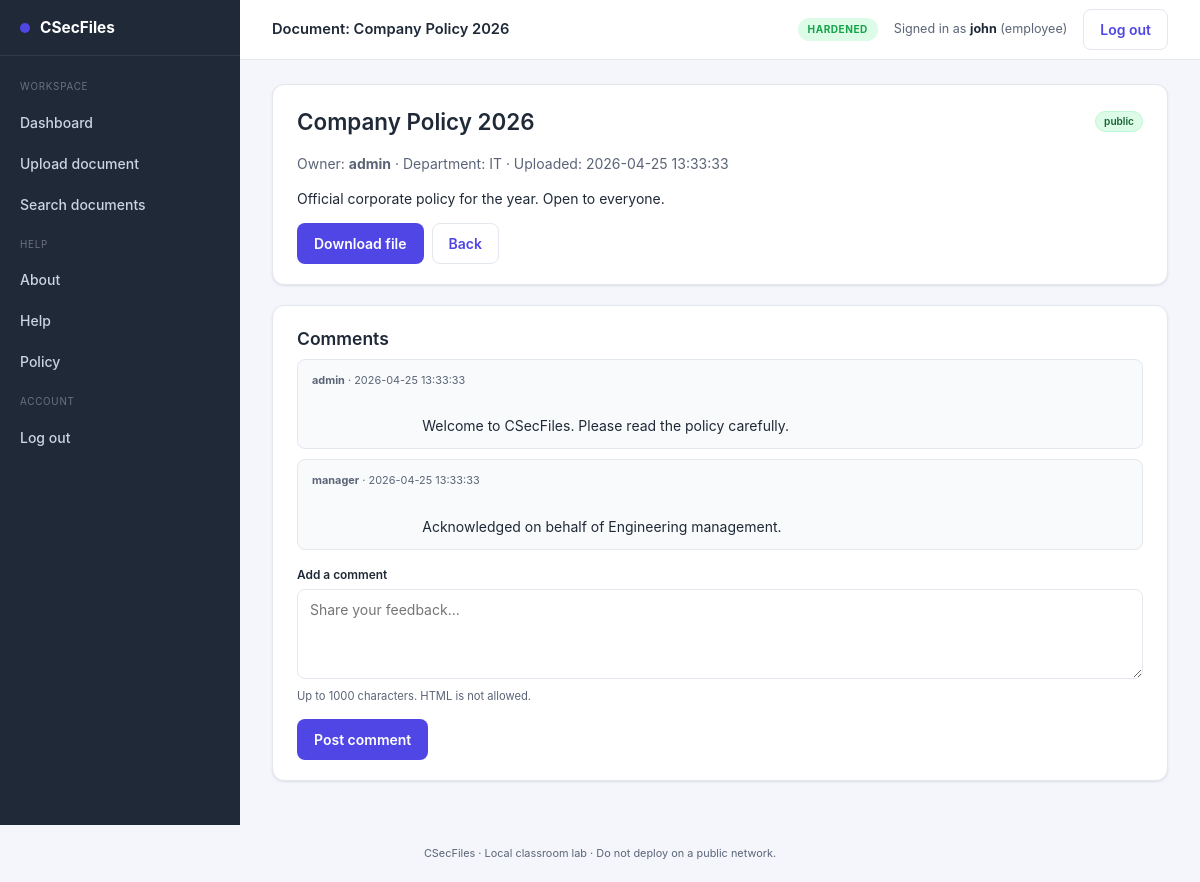
The app's page /hardened/view_document.php?id=1 (signed in) with its own data.
### tables this page shows
CREATE TABLE `documents` (
    `id`           INT UNSIGNED NOT NULL AUTO_INCREMENT,
    `title`        VARCHAR(200)  NOT NULL,
    `description`  TEXT          NULL,
    `file_name`    VARCHAR(255)  NOT NULL,
    `file_path`    VARCHAR(500)  NOT NULL,
    `owner_id`     INT UNSIGNED  NOT NULL,
    `department`   VARCHAR(80)   NOT NULL DEFAULT 'General',
    `visibility`   ENUM('private','department','public') NOT NULL DEFAULT 'private',
    `created_at`   DATETIME      NOT NULL DEFAULT CURRENT_TIMESTAMP,
    PRIMARY KEY (`id`),
    KEY `idx_owner` (`owner_id`),
    KEY `idx_department` (`department`),
    CONSTRAINT `fk_documents_owner`
        FOREIGN KEY (`owner_id`) REFERENCES `users`(`id`)
        ON DELETE CASCADE ON UPDATE CASCADE
);

CREATE TABLE `users` (
    `id`                       INT UNSIGNED NOT NULL AUTO_INCREMENT,
    `full_name`                VARCHAR(150)  NOT NULL,
    `email`                    VARCHAR(190)  NOT NULL,
    `username`                 VARCHAR(60)   NOT NULL,
    `password`                 VARCHAR(255)  NOT NULL,
    `role`                     ENUM('admin','manager','employee') NOT NULL DEFAULT 'employee',
    `department`               VARCHAR(80)   NOT NULL DEFAULT 'General',
    `failed_login_attempts`    INT UNSIGNED  NOT NULL DEFAULT 0,
    `last_failed_login`        DATETIME      NULL DEFAULT NULL,
    `locked_until`             DATETIME      NULL DEFAULT NULL,
    `created_at`               DATETIME      NOT NULL DEFAULT CURRENT_TIMESTAMP,
    PRIMARY KEY (`id`),
    UNIQUE KEY `uniq_username` (`username`),
    UNIQUE KEY `uniq_email` (`email`)
);

CREATE TABLE `comments` (
    `id`           INT UNSIGNED NOT NULL AUTO_INCREMENT,
    `document_id`  INT UNSIGNED NOT NULL,
    `user_id`      INT UNSIGNED NOT NULL,
    `comment`      TEXT NOT NULL,
    `created_at`   DATETIME NOT NULL DEFAULT CURRENT_TIMESTAMP,
    PRIMARY KEY (`id`),
    KEY `idx_document` (`document_id`),
    KEY `idx_user` (`user_id`),
    CONSTRAINT `fk_comments_document`
        FOREIGN KEY (`document_id`) REFERENCES `documents`(`id`)
        ON DELETE CASCADE ON UPDATE CASCADE,
    CONSTRAINT `fk_comments_user`
        FOREIGN KEY (`user_id`) REFERENCES `users`(`id`)
        ON DELETE CASCADE ON UPDATE CASCADE
);

### hardened/config/security.php (called while the page is built, shortened)
<?php
function e($value) {
    return htmlspecialchars((string)$value, ENT_QUOTES, 'UTF-8');
}
function is_logged_in() {
    return isset($_SESSION['user_id']);
}
function current_user(PDO $pdo) {
    $stmt = $pdo->prepare("SELECT * FROM users WHERE id = :id LIMIT 1");
    $stmt->execute([':id' => (int)$_SESSION['user_id']]);
    $row = $stmt->fetch();
    return $row ?: null;
}

### hardened/view_document.php (the view, shortened to what this page needs)
<?php
require_once __DIR__ . '/config/db.php';
$current_user = current_user($pdo);
$id = (int)($_GET['id'] ?? 0);
$stmt = $pdo->prepare(
    "SELECT d.*, u.username AS owner_name
     FROM documents d
     JOIN users u ON u.id = d.owner_id
     WHERE d.id = :id LIMIT 1"
);
$stmt->execute([':id' => $id]);
$doc = $stmt->fetch();
$cstmt = $pdo->prepare(
    "SELECT c.*, u.username
     FROM comments c
     JOIN users u ON u.id = c.user_id
     WHERE c.document_id = :id
     ORDER BY c.created_at ASC"
);
$cstmt->execute([':id' => (int)$doc['id']]);
$comments = $cstmt->fetchAll();
$APP_VARIANT = 'hardened';
$PAGE_TITLE  = 'Document: ' . $doc['title'];
require __DIR__ . '/includes/header.php';
require __DIR__ . '/includes/sidebar.php';
?>
<main class="app__main">
    <div class="card">
        <div class="card__title">
            <h1 style="margin:0;"><?php echo e($doc['title']); ?></h1>
            <span class="badge badge--<?php echo e($doc['visibility']); ?>">
                <?php echo e($doc['visibility']); ?>
            </span>
        </div>
        <p class="muted">
            Owner: <strong><?php echo e($doc['owner_name']); ?></strong>
            &middot; Department: <?php echo e($doc['department']); ?>
            &middot; Uploaded: <?php echo e($doc['created_at']); ?>
        </p>
        <p><?php echo e($doc['description']); ?></p>
        <div class="row-actions">
            <a class="btn" href="download.php?id=<?php echo (int)$doc['id']; ?>">Download file</a>
            <a class="btn btn--ghost" href="dashboard.php">Back</a>
        </div>
    </div>
    <div class="card">
        <h2>Comments</h2>
        <?php if (!$comments): ?>
            <p class="muted">No comments yet. Be the first to add one.</p>
        <?php else: ?>
            <ul class="comment-list">
                <?php foreach ($comments as $c): ?>
                    <li class="comment">
                        <div class="comment__meta">
                            <strong><?php echo e($c['username']); ?></strong>
                            &middot; <?php echo e($c['created_at']); ?>
                        </div>
                        <div class="comment__body">
                            <?php
                            echo nl2br(e($c['comment']));
                            ?>
                        </div>
                    </li>
                <?php endforeach; ?>
            </ul>
        <?php endif; ?>
        <form method="post" action="comments.php" class="form form--wide" style="margin-top:16px;">
            <div class="form__row">
                <label class="form__label" for="comment">Add a comment</label>
                <textarea class="textarea" id="comment" name="comment"
                          placeholder="Share your feedback..."
                          required maxlength="1000"></textarea>
                <div class="form__hint">Up to 1000 characters. HTML is not allowed.</div>
            </div>
            <button class="btn" type="submit">Post comment</button>
        </form>
    </div>
</main>
<?php require __DIR__ . '/includes/footer.php'; ?>

### hardened/includes/header.php (shortened to what this page needs)
<?php
$badge_class = $APP_VARIANT === 'hardened' ? 'header__badge--hardened' : 'header__badge--vuln';
$badge_text  = $APP_VARIANT === 'hardened' ? 'Hardened' : 'Vulnerable Lab';
?>
<!DOCTYPE html>
<html lang="en">
<head>
    <link rel="stylesheet" href="assets/css/style.css">
</head>
<body>
<div class="app">
    <header class="app__header">
        <div class="header">
            <div class="header__title"><?php echo htmlspecialchars($PAGE_TITLE, ENT_QUOTES, 'UTF-8'); ?></div>
            <div class="header__right">
                <span class="header__badge <?php echo $badge_class; ?>"><?php echo $badge_text; ?></span>
                <?php if (!empty($current_user)): ?>
                    <span class="header__user">
                        Signed in as <strong><?php echo htmlspecialchars($current_user['username'], ENT_QUOTES, 'UTF-8'); ?></strong>
                        (<?php echo htmlspecialchars($current_user['role'], ENT_QUOTES, 'UTF-8'); ?>)
                    </span>
                    <a class="btn btn--ghost" href="logout.php">Log out</a>
                <?php endif; ?>
            </div>
        </div>
    </header>

### hardened/assets/css/style.css (style rules this page uses)
:root { --bg: #f4f6fb; --surface: #ffffff; --surface-alt: #f9fafc; --border: #e3e7ee; --text: #1f2937; --text-muted: #5b6577; --primary: #4f46e5; --primary-dark: #3730a3; --primary-soft: #eef2ff; --success: #16a34a; --warning: #f59e0b; --danger: #dc2626; --danger-soft: #fee2e2; --sidebar-bg: #1f2937; --sidebar-text: #cbd5e1; --sidebar-active:#4f46e5; --shadow: 0 1px 3px rgba(15, 23, 42, 0.06), 0 1px 2px rgba(15, 23, 42, 0.04); --radius: 8px; --radius-lg: 12px; }
* { box-sizing: border-box; }
html, body { margin: 0; padding: 0; font-family: -apple-system, BlinkMacSystemFont, "Segoe UI", Roboto, "Helvetica Neue", Arial, sans-serif; color: var(--text); background: var(--bg); line-height: 1.5; font-size: 14px; }
a { color: var(--primary); text-decoration: none; }
h1, h2, h3, h4 { margin: 0 0 0.5rem 0; color: var(--text); font-weight: 600; }
h1 { font-size: 1.6rem; }
h2 { font-size: 1.25rem; }
.app { display: grid; grid-template-columns: 240px 1fr; grid-template-rows: 60px 1fr; grid-template-areas: "sidebar header" "sidebar main"; min-height: 100vh; }
.app__header { grid-area: header; background: var(--surface); border-bottom: 1px solid var(--border); }
.app__main { grid-area: main; padding: 24px 32px; overflow-x: auto; }
.header { display: flex; align-items: center; justify-content: space-between; padding: 0 32px; height: 100%; }
.header__title { font-size: 1.05rem; font-weight: 600; }
.header__right { display: flex; align-items: center; gap: 16px; }
.header__user { color: var(--text-muted); font-size: 0.9rem; }
.header__user strong { color: var(--text); }
.header__badge { display: inline-block; padding: 4px 10px; border-radius: 999px; font-size: 0.72rem; font-weight: 700; text-transform: uppercase; letter-spacing: 0.05em; }
.header__badge--hardened { background: #dcfce7; color: var(--success); }
.card { background: var(--surface); border: 1px solid var(--border); border-radius: var(--radius-lg); box-shadow: var(--shadow); padding: 20px 24px; margin-bottom: 20px; }
.card__title { display: flex; align-items: center; justify-content: space-between; margin-bottom: 14px; }
.form { max-width: 520px; }
.form--wide { max-width: 100%; }
.form__row { margin-bottom: 14px; }
.form__label { display: block; font-weight: 600; font-size: 0.85rem; color: var(--text); margin-bottom: 6px; }
.form__hint { font-size: 0.8rem; color: var(--text-muted); margin-top: 4px; }
.input, .select, .textarea { width: 100%; padding: 9px 12px; border: 1px solid var(--border); border-radius: var(--radius); background: var(--surface); font: inherit; color: var(--text); }
.textarea { min-height: 90px; resize: vertical; }
.btn { display: inline-block; padding: 9px 16px; border-radius: var(--radius); border: 1px solid transparent; background: var(--primary); color: #fff; font: inherit; font-weight: 600; cursor: pointer; text-decoration: none; }
.btn--ghost { background: transparent; color: var(--primary); border-color: var(--border); }
.badge { display: inline-block; padding: 2px 8px; border-radius: 999px; font-size: 0.72rem; font-weight: 600; background: var(--surface-alt); border: 1px solid var(--border); color: var(--text-muted); }
.badge--public { background: #dcfce7; color: #166534; border-color: #bbf7d0; }
.comment-list { list-style: none; padding: 0; margin: 0; }
.comment { padding: 12px 14px; border: 1px solid var(--border); border-radius: var(--radius); background: var(--surface-alt); margin-bottom: 10px; }
.comment__meta { font-size: 0.78rem; color: var(--text-muted); margin-bottom: 6px; }
.comment__body { white-space: pre-wrap; word-wrap: break-word; }
.muted { color: var(--text-muted); }
.row-actions { display: flex; gap: 8px; }

### records on screen
documents: title "Document: Company Policy 2026", title "Company Policy 2026", visibility "public", owner.username "admin", department "IT", created_at "2026-04-25 13:33:33", description "Official corporate policy for the year. Open to everyone."
users: username "john", role "employee"
comments: user.username "admin", created_at "2026-04-25 13:33:33", comment "Welcome to CSecFiles. Please read the policy carefully."
comments: user.username "manager", created_at "2026-04-25 13:33:33", comment "Acknowledged on behalf of Engineering management."

### other values on screen
$badge_text "HARDENED"
